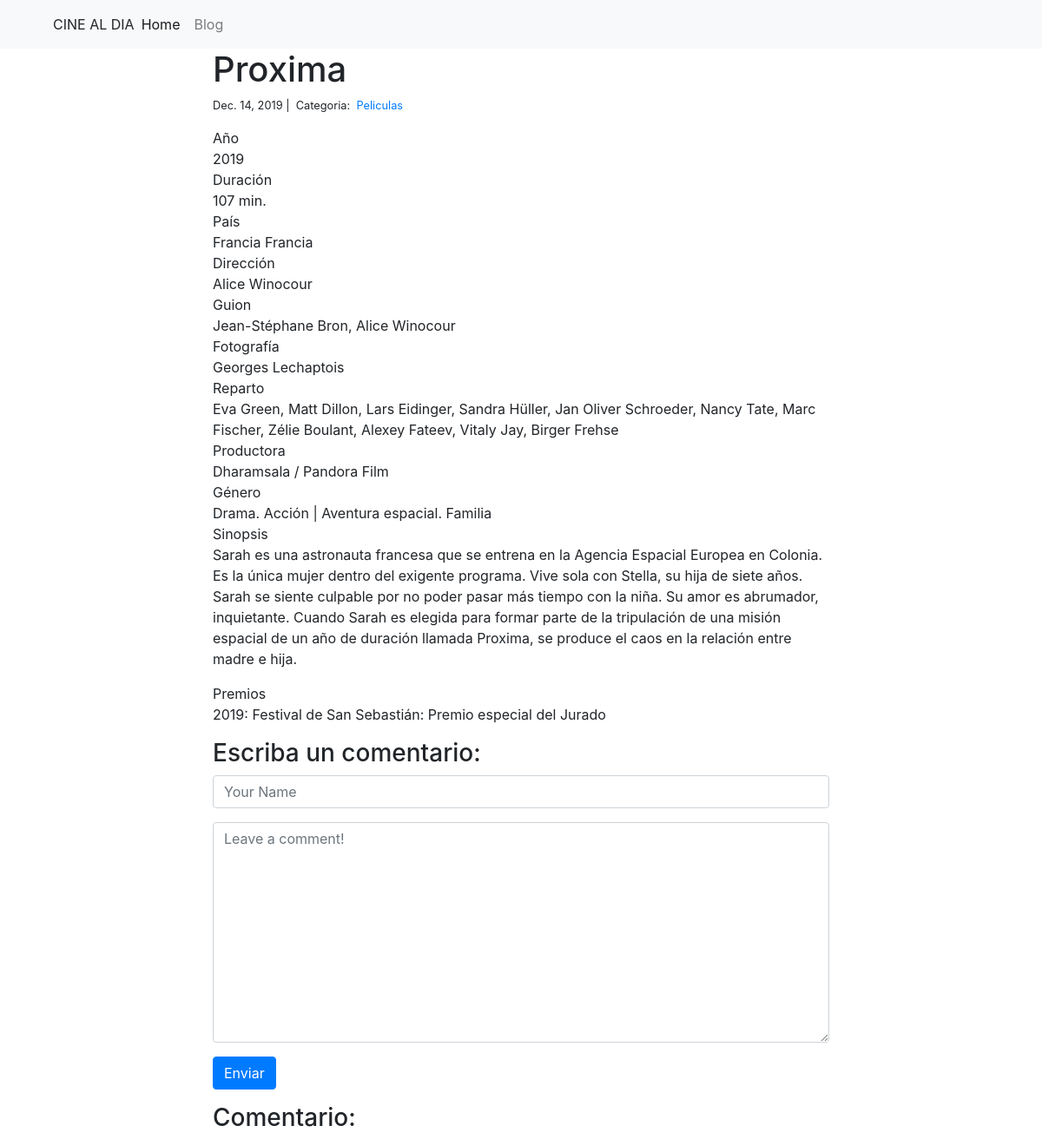
Page /blog/3/ on the committed database.
### blog/models.py (models this page shows)
class Post(models.Model):
    title = models.CharField(max_length=255)
    body = models.TextField()
    created_on = models.DateTimeField(auto_now_add=True)
    last_modified = models.DateTimeField(auto_now=True)
    categories = models.ManyToManyField("Category", related_name="posts")

class Category(models.Model):
    name = models.CharField(max_length=20)

### blog/views.py (the view, shortened to what this page needs)
# urls.py: path("<int:pk>/", views.blog_detail, name="blog_detail"),
def blog_detail(request, pk):
    post = Post.objects.get(pk=pk)
    comments = Comment.objects.filter(post=post)
    form = CommentForm()
    context = {"post": post, "comments": comments, "form": form}
    return render(request, "blog_detail.html", context)

### blog/forms.py
class CommentForm(forms.Form):
    author = forms.CharField(
        max_length=60,
        widget=forms.TextInput(attrs={
            "class": "form-control",
            "placeholder": "Your Name"
        })
    )
    body = forms.CharField(widget=forms.Textarea(
        attrs={
            "class": "form-control",
            "placeholder": "Leave a comment!"
        })
    )

### blog/templates/blog_detail.html (shortened to what this page needs)
{% extends "base.html" %}
{% block page_content %}
<div class="col-md-8 offset-md-2">
    <h1>{{ post.title }}</h1>
    <small>
        {{ post.created_on.date }} |&nbsp;
        Categoria:&nbsp;
        {% for category in post.categories.all %}
        <a href="{% url 'blog_category' category.name %}">
            {{ category.name }}
        </a>&nbsp;
        {% endfor %}
    </small>
    <p>{{ post.body | linebreaks }}</p>
    <h3>Escriba un comentario:</h3>
    <form action="/blog/{{ post.pk }}/" method="post">
        <div class="form-group">
            {{ form.author }}
        </div>
        <div class="form-group">
            {{ form.body }}
        </div>
        <button type="submit" class="btn btn-primary">Enviar</button>
    </form>
    <h3>Comentario:</h3>
</div>
{% endblock %}

### rows in the picture
Post: title "Proxima", created_on "Dec. 14, 2019", body "Año 2019 Duración 107 min. País Francia Francia Dirección Alice Winocour Guion Jean-Stéphane Bron, Alice Winocour Fotografía Georges Lechaptois Reparto Eva Green, Matt Dillon, Lars Eidinger, Sandra Hüller, Jan Oliver Schroeder, Nancy Tate, Marc Fischer, Zélie Boulant, Alexey Fateev, Vitaly Jay, Birger Frehse Productora Dharamsala / Pandora Film Género Drama. Acción | Aventura espacial. Familia Sinopsis Sarah es una astronauta francesa que se entrena en la Agencia Espacial Europea en Colonia. Es la única mujer dentro del exigente programa. Vive sola con Stella, su hija de siete años. Sarah se siente culpable por no poder pasar más tiempo con la niña. Su amor es abrumador, inquietante. Cuando…"
Category: name "Peliculas"
